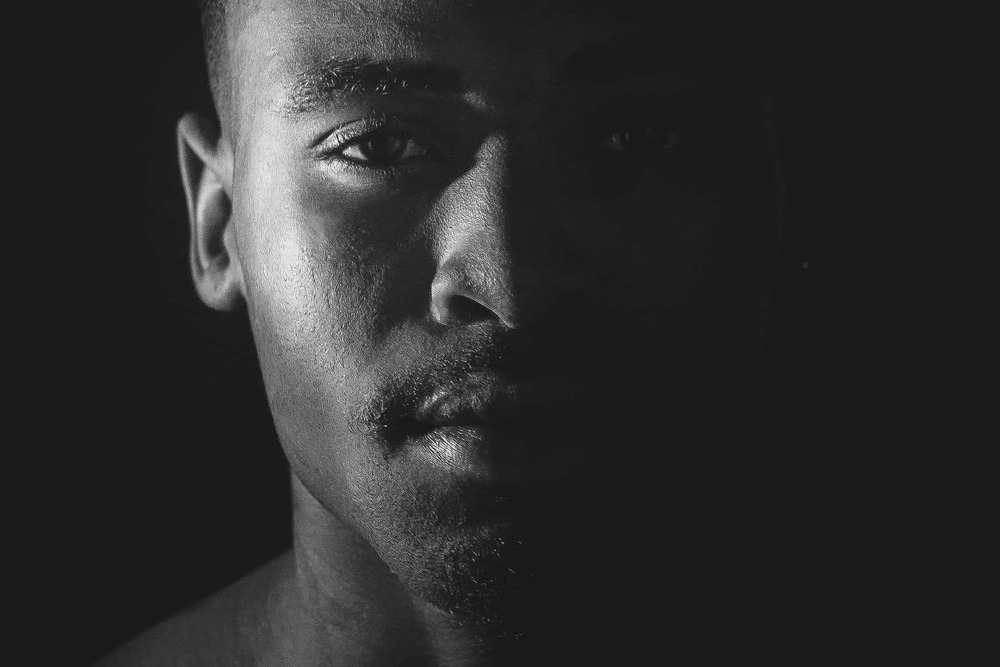
#> input picture lab06/False01_gray.jpg, 1000 x 667 px, shrunk from 1800 x 1200 before the run
$ jupyter execute eq_histo01.ipynb   (shell and % lines are left out)
#> lines starting #> are read from the running program, lines starting #| are printed output that depends on the picture
[cell 1]
import numpy as np
from skimage import io
from skimage import data
import matplotlib.pyplot as plt


a = io.imread('False01_gray.jpg')
#> a is the input picture: shape (667, 1000); min 3, max 254, mean 44.1
#print(a.shape)
plt.imshow(a , cmap='gray', vmin=0, vmax=255)
h = np.histogram(a,bins=256)
#print(h[0])
cdf_a = np.zeros(256)
for i in range(256):
    cdf_a[i] = cdf_a[i-1] + h[0][i]
#> after the loop, cdf_a = 256 values from 1 to 667000
#print(cdf_a)
fig1 = plt.figure()
plt.plot(h[0])
plt.savefig('False01_grayh.png')
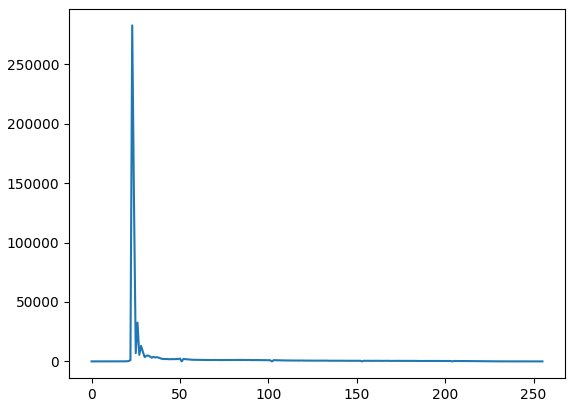
#> figure drawn by matplotlib, 1 panel; curve peaks at x = 23, y = 282633
fig2 = plt.figure()
plt.plot(cdf_a)
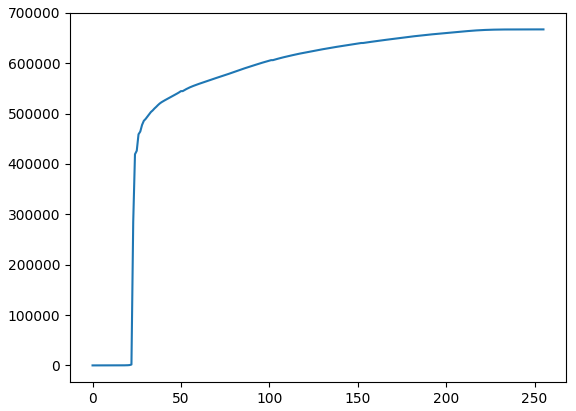
#> figure drawn by matplotlib, 1 panel; curve peaks at x = 255, y = 667000

[cell 2]
b = np.zeros(a.shape , dtype = np.uint8)
t = 255/(a.shape[0]*a.shape[1])
#> t = 0.000382
for x in range(a.shape[0]):
    for y in range(a.shape[1]):
        b[x][y] = cdf_a[a[x][y]] * t
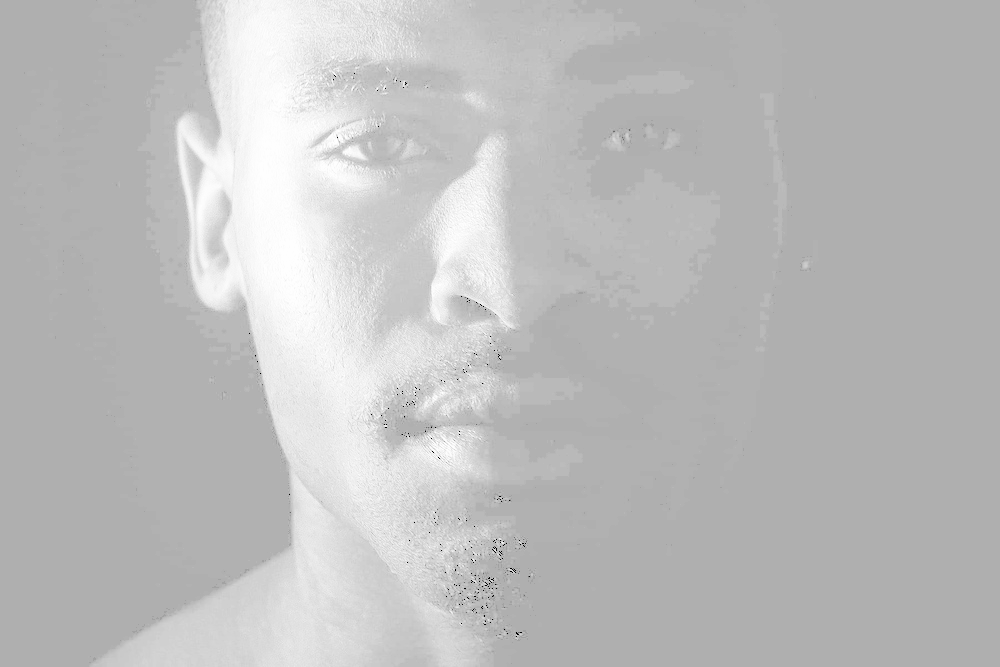
#> b: shape (667, 1000); min 0, max 254, mean 189.1
fig3 = plt.figure()
plt.imshow(b, cmap='gray', vmin=0, vmax=255)
plt.savefig('False01_gray_eq.jpg')

[cell 3]
io.imsave('False01_gray_eq1.jpg',b)

[cell 4]
h_b = np.histogram(b,bins=256)
fig4 = plt.figure()
plt.plot(h_b[0])
plt.savefig('False01_gray_eqh.png')
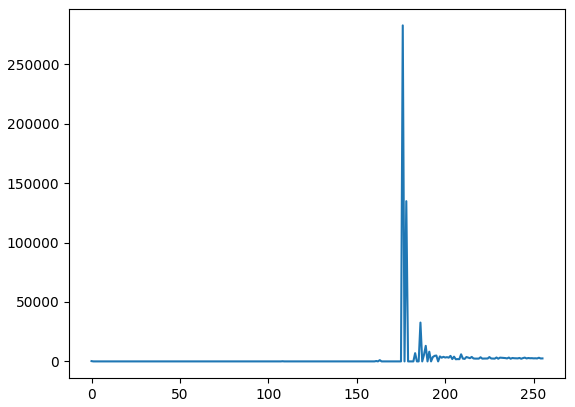
#> figure drawn by matplotlib, 1 panel; curve peaks at x = 176, y = 282633
